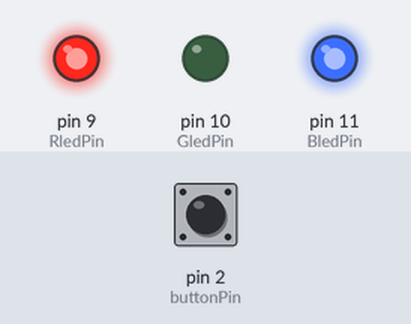
The sketch below on a simulated Arduino Uno, built with avr-gcc and run on an emulated ATmega328P. Parts: output pins drawn as LEDs (lit = HIGH). The test bench sets the inputs (shaded band); at power-on: pin 2 (buttonPin) LOW.

Above: at 1.2 s.
1.3 s: pin 2 (buttonPin) pulled HIGH for 0.15 s
At 2.5 s:
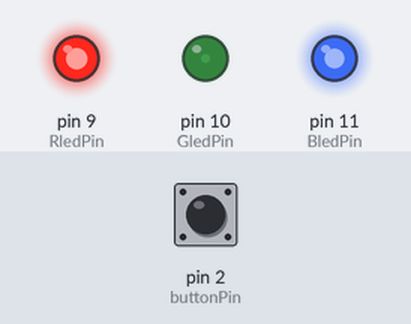
4.4 s: pin 2 (buttonPin) pulled HIGH for 1 s
At 4.8 s:
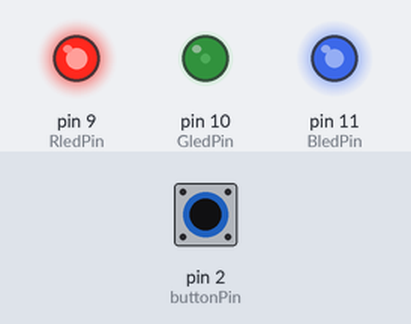
8.4 s: pin 2 (buttonPin) pulled HIGH for 0.15 s
At 9.1 s:
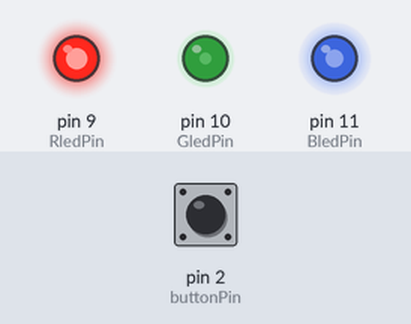
11.5 s: pin 2 (buttonPin) pulsed HIGH 2 times (0.12 s each, 0.3 s apart)
At 12.9 s:
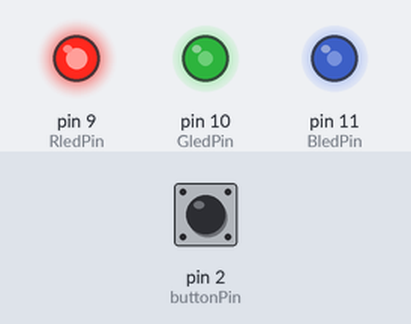
13.6 s: pin 2 (buttonPin) pulled HIGH for 3.2 s
19.8 s: pin 2 (buttonPin) pulsed HIGH 5 times (0.12 s each, 0.3 s apart)
Timing chart, 0 to 36.5 s (numbered marks = the images above; inputs shaded):
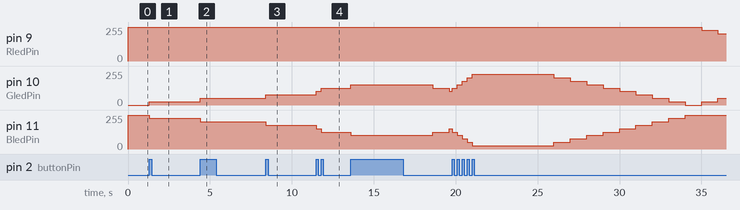

Measured:
- after the input at 1.3 s, pin 10 (GledPin): 0/255 → 25/255 at once; pin 11 (BledPin): 255/255 → 229/255 at once
- after the input at 4.4 s, pin 9 (RledPin): stays 255/255 (without the input it goes to 229/255 after 2.9 s); pin 11 (BledPin): 229/255 → 204/255 at once
- after the input at 8.4 s, pin 9 (RledPin): stays 255/255 (without the input it goes to 229/255 after 3.0 s)
- after the input at 11.5 s, pin 10 (GledPin): 76/255 → 102/255 at once, → 127/255 0.30 s later; pin 11 (BledPin): 178/255 → 153/255 at once, → 127/255 0.30 s later

The sketch:

Homework2_InteractiveToy.ino
```cpp
// Define Pins
const int buttonPin = 2;               // Pushbutton signal pin
const int RledPin = 9;                 // Red pin connected to D9
const int GledPin = 10;                // Green pin connected to D10
const int BledPin = 11;                // Blue pin connected to D11

// Mood Variables
int mood = 0;
const int neutralMood = 10;

// Button State Variables
int buttonState = 0;
bool ButtonPressed = false;

// Timer Variables
unsigned long touchedTimer = 0;
unsigned long reducedTimer = 0;
const long unTouchInterval = 5000;     // 5 seconds before mood drops
const long reducedInterval = 1000;     // Drop 1 point every 1 second

void setup() {
  pinMode(buttonPin, INPUT);
  pinMode(RledPin, OUTPUT);
  pinMode(GledPin, OUTPUT);
  pinMode(BledPin, OUTPUT);

  // Initialize the mood state to neutral
  mood = neutralMood;
}

void loop() {
  showLEDState(mood);

  // Read the button state
  buttonState = digitalRead(buttonPin);

  // If the button is clicked (petting the toy)
  if(buttonState == HIGH && !ButtonPressed){
    mood = mood + 1;
    if(mood > 20) mood = 20;

    touchedTimer = millis();
    ButtonPressed = true;
  }

  // Reset button press state when released
  if(buttonState == LOW && ButtonPressed){
    ButtonPressed = false;
  }

  // Check if untouched for more than 5 seconds
  unsigned long currentTimer = millis();
  if(currentTimer - touchedTimer > unTouchInterval){
    if(currentTimer - reducedTimer > reducedInterval){
      mood = mood - 1;
      if(mood < 0) mood = 0;
      reducedTimer = currentTimer;
    }
  }
}

// Function tailored for Common Anode (V-R-G-B) LED Module
void showLEDState(int state){
  float brightnessInterval = 255 / 10.0;

  // Happy spectrum (10 to 20 points) -> Shifts from Green to Blue
  if(state >= neutralMood){
    int redVal = 255; // Red OFF
    int greenVal = brightnessInterval * (state - neutralMood); // Green fades out
    int blueVal = 255 - (brightnessInterval * (state - neutralMood)); // Blue fades in

    analogWrite(RledPin, redVal);
    analogWrite(GledPin, greenVal);
    analogWrite(BledPin, blueVal);
  }
  // Sad spectrum (0 to 9 points) -> Shifts from Red to Green
  else{
    int redVal = 255 - (brightnessInterval * (neutralMood - state)); // Red fades in
    int greenVal = brightnessInterval * (neutralMood - state); // Green fades out
    int blueVal = 255; // Blue OFF

    analogWrite(RledPin, redVal);
    analogWrite(GledPin, greenVal);
    analogWrite(BledPin, blueVal);
  }
}
```
